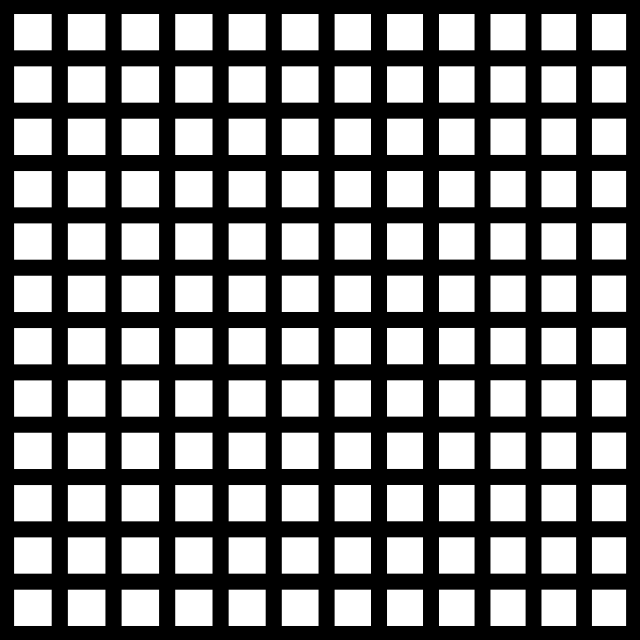
Frame 1 (no input)
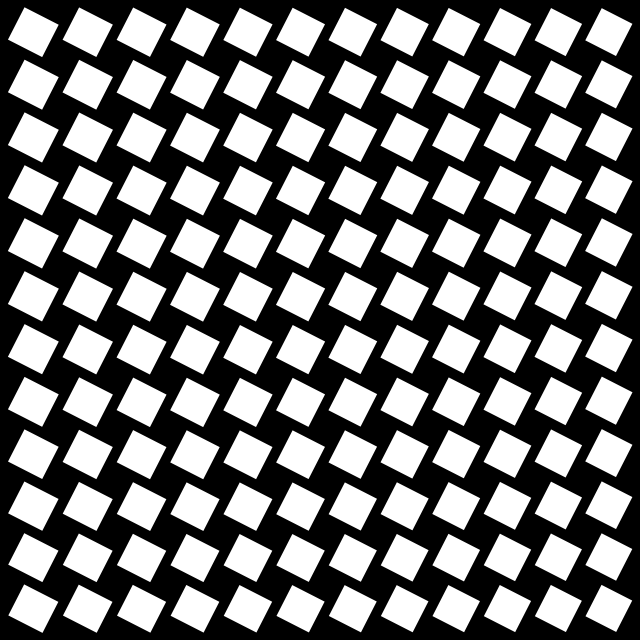
Frame 60 (the mouse pressed at the canvas centre just before this capture)
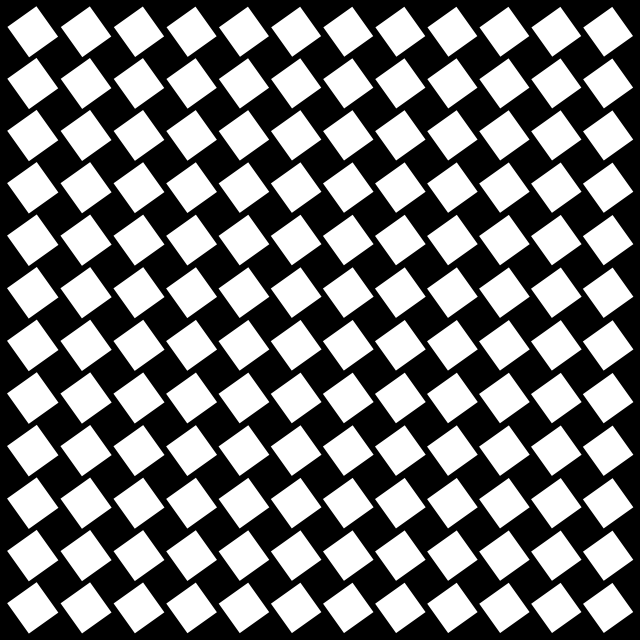
Frame 120 (the mouse held since frame 60 and released just before this capture)

The Processing sketch that drew these frames (run headless with seeded random() and noise(); from frame 60 on, the mouse is pressed at the canvas centre):

// Processing sketch: noise_scaling
// ── noise_scaling.pde
float dd = 0.0;
float step = 0.008;

void setup() {
	size(640, 640);
}

void draw() {
	background(0);
	
	int divider = 12;
	
	float[] noises_x = new float[12];
	float x_sum = 0.0;
	
	for(int i = 0; i < noises_x.length; i++) {
		float xn = noise((dd + (i * step)), dd);
		//xn = map(xn, 0.2, 0.8, 0, 1);
		//xn *= xn;
		
		noises_x[ i ] = xn;
		x_sum += xn;
	}
	
	float lastx = (float(divider) * 0.5);
	
	for(int i = 0; i < noises_x.length; i++) {
		float xw = ((float(width) - divider) * (noises_x[ i ] / x_sum));
		
		float[] noises_y = new float[12];
		float y_sum = 0.0;
		
		for(int j = 0; j < noises_y.length; j++) {
			float yn = noise((dd + (i * step)), dd, (dd + (j * step)));
			//yn = map(yn, 0.2, 0.8, 0, 1);
			//yn *= yn;
			
			noises_y[ j ] = yn;
			y_sum += yn;
		}
		
		
		float lasty = (float(divider) * 0.5);
		
		for(int k = 0; k < noises_y.length; k++) {
			float yh = ((float(height) - divider) * (noises_y[ k ] / y_sum));
			
			float sized_w = (xw - divider);
			float sized_h = (yh - divider);
			
			pushMatrix();
			
			translate(
				(lastx + (divider * 0.5) + (sized_w * 0.5)),
				(lasty + (divider * 0.5) + (sized_h * 0.5))
			);
			rotate(dd);
			
			noStroke();
			fill(color(255));
			
			rectMode(CENTER);
			
			rect(0, 0, sized_w*0.9, sized_h*0.9);
			
			/*rect(
				(lastx + (divider * 0.5)),
				(lasty + (divider * 0.5)),
				(xw - divider),
				(yh - divider)
			);*/
			
			popMatrix();
			
			lasty += yh;
		}
		
		lastx += xw;
	}
	
	
	/*float[] noises_x = new float[12];
	float x_sum = 0.0;
	
	for(int i = 0; i < noises_x.length; i++) {
		float xn = noise(step * i, 0, dd);
		xn = log(xn);
		
		noises_x[ i ] = xn;
		x_sum += xn;
	}
	
	int divider = 6;
	float lastx = (float(divider) * 0.5);
	
	for(int i = 0; i < noises_x.length; i++) {
		float xw = ((float(width) - divider) * (noises_x[ i ] / x_sum));
		
		noStroke();
		fill(color(255));
		rect(
			(lastx + (divider * 0.5)),
			divider,
			(xw - divider),
			(height - (divider * 2))
		);
		
		lastx += xw;
	}*/
	
	
	dd += step;//dd = (dd + step);
	
	if(frameCount == 50) { save("preview.png"); }
}
